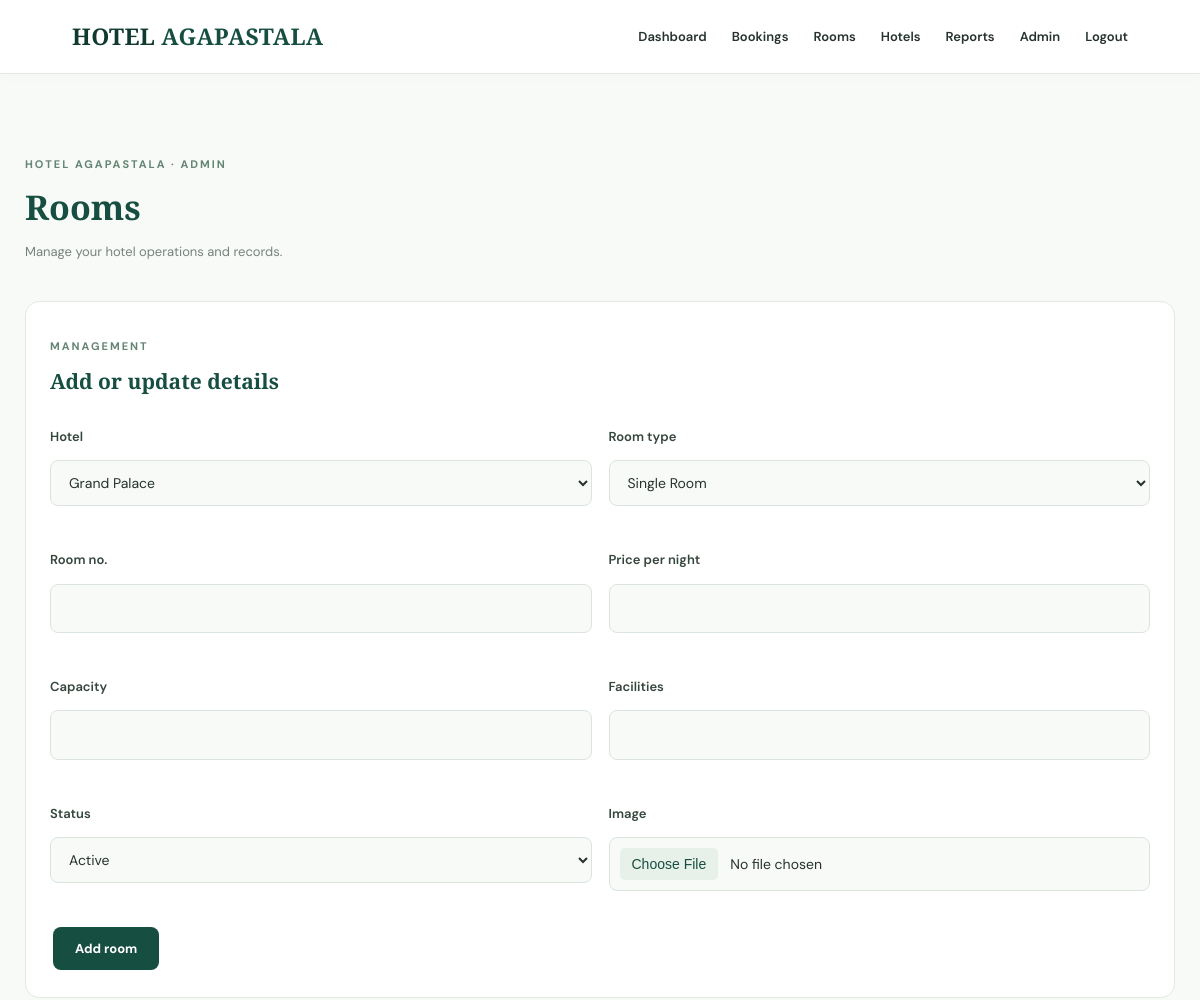
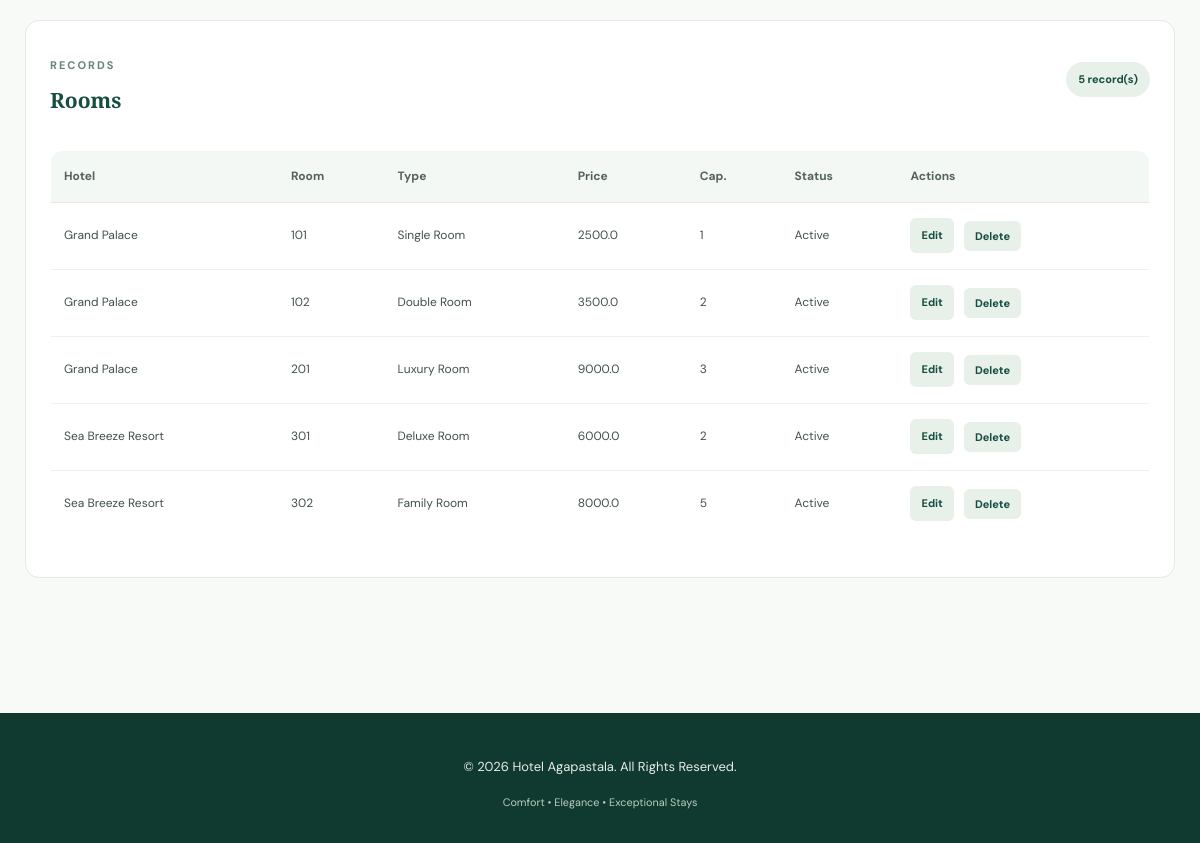
The page /admin/rooms (signed in) on the database its author committed (2 pictures, top to bottom).
### tables this page shows
CREATE TABLE users(id INTEGER PRIMARY KEY, name TEXT NOT NULL, email TEXT UNIQUE NOT NULL, phone TEXT NOT NULL, password_hash TEXT NOT NULL,
  role TEXT NOT NULL DEFAULT 'customer' CHECK(role IN('customer','admin','manager')), hotel_id INTEGER REFERENCES hotels(id), reset_token TEXT, reset_expires TEXT, created_at TEXT DEFAULT CURRENT_TIMESTAMP);

CREATE TABLE hotels(id INTEGER PRIMARY KEY, name TEXT NOT NULL, city TEXT NOT NULL, address TEXT, description TEXT, created_at TEXT DEFAULT CURRENT_TIMESTAMP);

CREATE TABLE rooms(id INTEGER PRIMARY KEY, hotel_id INTEGER NOT NULL REFERENCES hotels(id) ON DELETE CASCADE, type_id INTEGER NOT NULL REFERENCES room_types(id),
  room_no TEXT NOT NULL, price REAL NOT NULL CHECK(price>0), capacity INTEGER NOT NULL CHECK(capacity>0), facilities TEXT, image TEXT, active INTEGER DEFAULT 1, UNIQUE(hotel_id,room_no));

CREATE TABLE room_types(id INTEGER PRIMARY KEY, name TEXT UNIQUE NOT NULL);

### hotels.py (the view, shortened to what this page needs)
@app.route("/admin/rooms", methods=["GET", "POST"])
@need("admin", "manager")
def rooms_admin():
    s, a = scope(); eid = request.args.get("edit", type=int); f = request.form
    rm = q("select r.* from rooms r where r.id=?" + s, [eid] + a, one=True) if eid else None
    g_ = lambda k, d="": rm[k] if rm else d
    fields = ([] if s else [fld("hotel_id", "Hotel", "select", [(x["id"], x["name"]) for x in q("select * from hotels")], g_("hotel_id"))]) + [
        fld("type_id", "Room type", "select", [(x["id"], x["name"]) for x in q("select * from room_types")], g_("type_id")), fld("room_no", "Room no.", v=g_("room_no")),
        fld("price", "Price per night", "number", v=g_("price")), fld("capacity", "Capacity", "number", v=g_("capacity")), fld("facilities", "Facilities", v=g_("facilities") or ""),
        fld("active", "Status", "select", [("1", "Active"), ("0", "Inactive")], str(g_("active", 1))), fld("image", "Image", "file")]
    rows = [dict(cells=[x["hotel"], x["room_no"], x["type"], x["price"], x["capacity"], "Active" if x["active"] else "Inactive"], actions=[("Edit", url_for("rooms_admin", edit=x["id"]), "get"), ("Delete", url_for("del_room", rid=x["id"]), "post")])
            for x in q(ROOMQ + "where 1" + s, a)]
    return table("Rooms", ["Hotel", "Room", "Type", "Price", "Cap.", "Status"], rows, fields=fields, submit="Update room" if rm else "Add room")

### core.py (called while the page is built)
def db():
    if "db" not in g:
        g.db = sqlite3.connect(DB, timeout=10); g.db.row_factory = sqlite3.Row; g.db.execute("PRAGMA foreign_keys=ON")
    return g.db

@app.teardown_appcontext
def _close(e):
    d = g.pop("db", None)
    if d: d.close()

def q(sql, a=(), one=False):
    r = db().execute(sql, a).fetchall(); return (r[0] if r else None) if one else r

def me(): return q("select * from users where id=?", (session["uid"],), one=True) if "uid" in session else None

def need(*roles):
    def deco(f):
        @wraps(f)
        def w(*a, **k):
            u = me()
            if not u: return redirect(url_for("login", next=request.path))
            if roles and u["role"] not in roles: abort(403)
            g.user = u; return f(*a, **k)
        return w
    return deco

@app.context_processor
def _ctx(): return dict(user=me())

def fld(n, l, t="text", o=None, v=None): return (n, l, t, request.form.get(n, "") if v is None else v, o)

def scope(): return (" and r.hotel_id=?", [g.user["hotel_id"]]) if g.user["role"] == "manager" else ("", [])

def table(title, headers, rows, **kw): return render_template("admin_list.html", title=title, headers=headers, rows=rows, **kw)

### templates/admin_list.html (shortened to what this page needs)
{% extends "base.html" %}
{% from "_m.html" import fields as F %}
{% block c %}
<section class="admin-management-page">
    <div class="admin-page-heading">
        <div>
            <p class="room-eyebrow">HOTEL AGAPASTALA · ADMIN</p>
            <h1>{{ title }}</h1>
            <p>Manage your hotel operations and records.</p>
        </div>
    </div>
    {% if fields %}
    <div class="admin-form-card">
        <div class="admin-section-heading">
            <div>
                <p class="room-eyebrow">MANAGEMENT</p>
                <h2>Add or update details</h2>
            </div>
        </div>
        <form method="post" enctype="multipart/form-data" class="admin-form-grid">
            {{ F(fields) }}
            <div class="admin-form-submit">
                <button type="submit" class="admin-primary-btn">
                    {{ submit }}
                </button>
            </div>
        </form>
    </div>
    {% endif %}
    <div class="admin-records-card">
        <div class="admin-section-heading">
            <div>
                <p class="room-eyebrow">RECORDS</p>
                <h2>{{ title }}</h2>
            </div>
            <span class="admin-record-count">
                {{ rows|length }} record(s)
            </span>
        </div>
        <div class="admin-table-wrapper">
            <table class="admin-data-table">
                <thead>
                    <tr>
                        {% for h in headers %}
                            <th>{{ h }}</th>
                        {% endfor %}
                        <th>Actions</th>
                    </tr>
                </thead>
                <tbody>
                    {% for r in rows %}
                    <tr>
                        {% for c in r.cells %}
                            <td>{{ c }}</td>
                        {% endfor %}
                        <td>
                            <div class="admin-row-actions">
                                {% for a in r.actions %}
                                    {% if a[2]=='get' %}
                                        <a class="admin-table-btn"
                                           href="{{ a[1] }}">
                                            {{ a[0] }}
                                        </a>
                                    {% else %}
                                        <form method="post" action="{{ a[1] }}">
                                            <button type="submit"
                                                    class="admin-table-btn admin-post-btn">
                                                {{ a[0] }}
                                            </button>
                                        </form>
                                    {% endif %}
                                {% endfor %}
                            </div>
                        </td>
                    </tr>
                    {% endfor %}
                </tbody>
            </table>
        </div>
    </div>
</section>
{% endblock %}

### templates/base.html (shortened to what this page needs)
<!DOCTYPE html>
<html lang="en">
<head>
    <link rel="stylesheet" href="{{ url_for('static', filename='style.css') }}">
</head>
<body>
    <nav>
        <a class="brand" href="/">
            HOTEL <b>AGAPASTALA</b>
        </a>
        <span class="links">
            {% if user %}
                {% if user.role == 'customer' %}
                    <a href="/my-bookings">My Bookings</a>
                {% else %}
                    <a href="/admin">Dashboard</a>
                    <a href="/admin/bookings">Bookings</a>
                    <a href="/admin/rooms">Rooms</a>
                    {% if user.role == 'admin' %}
                        <a href="/admin/hotels">Hotels</a>
                    {% endif %}
                    <a href="/admin/reports">Reports</a>
                {% endif %}
                <a href="/profile">{{ user.name }}</a>
                <a href="/logout">Logout</a>
            {% else %}
                <a href="/login">Login</a>
                <a href="/register">Register</a>
            {% endif %}
        </span>
    </nav>
    <main>
        {% block c %}
        {% endblock %}
    </main>
    <footer>
        <p style="color: #e3eee6;">
            © {{ 2026 }} Hotel Agapastala.
            All Rights Reserved.
        </p>
        <small style="color: #b9cec1;">
            Comfort • Elegance • Exceptional Stays
        </small>
    </footer>
</body>
</html>

### static/style.css (style rules this page uses)
:root { --green: #164e41; --green-dark: #10392f; --green-light: #e7f0e9; --sage: #dce9df; --white: #ffffff; --bg: #f8faf8; --cream: #f3f6f1; --ink: #26332d; --muted: #77827b; --line: #e2e9e3; --gold: #b99a62; --shadow: 0 8px 28px rgba(22, 78, 65, 0.07); }
* { box-sizing: border-box; }
html { scroll-behavior: smooth; }
body { margin: 0; font-family: 'DM Sans', sans-serif; font-size: 15px; line-height: 1.7; background: var(--bg); color: var(--ink); }
h1, h2, h3, h4 { font-family: 'Playfair Display', serif; color: var(--green-dark); line-height: 1.25; font-weight: 600; }
h1 { font-size: 42px; }
h2 { font-size: 30px; }
p { color: var(--muted); }
a { color: var(--green); text-decoration: none; }
.muted, small { color: var(--muted); }
nav { display: flex; justify-content: space-between; align-items: center; background: var(--white); padding: 17px 6%; position: sticky; top: 0; z-index: 100; border-bottom: 1px solid var(--line); box-shadow: 0 2px 12px rgba(0,0,0,0.025); }
.brand { font-family: 'Playfair Display', serif; font-size: 23px; font-weight: 700; color: var(--green-dark); letter-spacing: 0.3px; }
.brand b { color: var(--green); font-weight: 700; }
.links { display: flex; align-items: center; gap: 25px; flex-wrap: wrap; }
.links a { color: var(--ink); font-size: 13px; font-weight: 600; transition: color 0.2s ease; }
main { max-width: 1200px; width: 100%; margin: 0 auto; padding: 35px 25px; min-height: 70vh; }
footer { background: var(--green-dark); color: #e3eee6; text-align: center; padding: 30px 20px; font-size: 13px; margin-top: 40px; }
button, .btn { display: inline-block; background: var(--green); color: white; border: 1px solid var(--green); border-radius: 8px; padding: 11px 20px; font: 600 14px 'DM Sans', sans-serif; cursor: pointer; text-decoration: none; margin: 3px; transition: background 0.2s ease, transform 0.2s ease; }
table { width: 100%; border-collapse: separate; border-spacing: 0; background: white; border: 1px solid var(--line); border-radius: 12px; overflow: hidden; margin: 15px 0; }
th { background: var(--green-light); color: var(--green-dark); font-size: 13px; font-weight: 700; }
td, th { padding: 13px 15px; text-align: left; border-bottom: 1px solid var(--line); }
tr:last-child td { border-bottom: 0; }
.room-eyebrow { color: #648475; font-size: 11px; font-weight: 700; letter-spacing: 2px; text-transform: uppercase; margin-bottom: 12px; }
.admin-management-page { margin: 35px 0 60px; }
.admin-page-heading { display: flex; justify-content: space-between; align-items: center; margin-bottom: 25px; }
.admin-page-heading h1 { color: #164e41; font-family: 'Playfair Display', serif; font-size: 34px; margin: 0 0 8px; }
.admin-page-heading p:last-child { color: #77827b; font-size: 13px; }
.admin-form-card, .admin-records-card { background: #ffffff; border: 1px solid #e2e9e3; border-radius: 14px; padding: 24px; margin-bottom: 22px; }
.admin-section-heading { display: flex; justify-content: space-between; align-items: center; flex-wrap: wrap; gap: 12px; margin-bottom: 22px; }
.admin-section-heading h2 { color: #164e41; font-family: 'Playfair Display', serif; font-size: 21px; margin: 0; }
.admin-form-grid { display: grid; grid-template-columns: repeat(2, minmax(0, 1fr)); gap: 17px; }
.admin-form-submit { grid-column: 1 / -1; }
.admin-primary-btn { background: #164e41; color: #ffffff; border: none; border-radius: 8px; padding: 13px 22px; font-size: 13px; font-weight: 700; cursor: pointer; }
.admin-record-count { background: #e7f0e9; color: #164e41; padding: 8px 12px; border-radius: 20px; font-size: 11px; font-weight: 700; }
.admin-table-wrapper { overflow-x: auto; }
.admin-data-table { width: 100%; min-width: 650px; border-collapse: collapse; text-align: left; }
.admin-data-table th { background: #f4f8f4; color: #52645a; padding: 15px 13px; font-size: 12px; font-weight: 700; white-space: nowrap; }
.admin-data-table td { padding: 15px 13px; border-bottom: 1px solid #edf1ed; color: #405248; font-size: 12px; vertical-align: middle; }
.admin-row-actions { display: flex; flex-wrap: wrap; gap: 7px; align-items: center; }
.admin-row-actions form { margin: 0; }
.admin-table-btn { display: inline-flex; justify-content: center; align-items: center; text-decoration: none; background: #e7f0e9; color: #164e41; border: none; border-radius: 6px; padding: 8px 11px; font-size: 11px; font-weight: 700; cursor: pointer; white-space: nowrap; }
.admin-post-btn { font-family: inherit; }

### rows shown on the page
users: name "Admin"
hotels: name "Grand Palace"
rooms: room_no "101", price "2500.0"
room_types: name "Single Room"
rooms: room_no "102", price "3500.0"
room_types: name "Double Room"
rooms: room_no "201", price "9000.0"
room_types: name "Luxury Room"
hotels: name "Sea Breeze Resort"
rooms: room_no "301", price "6000.0"
room_types: name "Deluxe Room"
rooms: room_no "302", price "8000.0"
room_types: name "Family Room"

### other values the page prints
{{ title }} "Rooms"
{{ l }} "Hotel" "Room type" "Room no." "Price per night" "Capacity" "Facilities" "Status" "Image"
{{ submit }} "Add room"
{{ rows|length }} "5"
{{ h }} "Hotel" "Room" "Type" "Price" "Cap." "Status"
{{ c }} "1" "Active" "2" "Active" "3" "Active" "2" "Active" "5" "Active"
{{ a[0] }} "Edit" "Edit" "Edit" "Edit" "Edit"
{{ a[0] }} "Delete" "Delete" "Delete" "Delete" "Delete"
{{ 2026 }} "2026"
form field hotel_id "Grand Palace"
form field type_id "Single Room"
form field active "Active"
